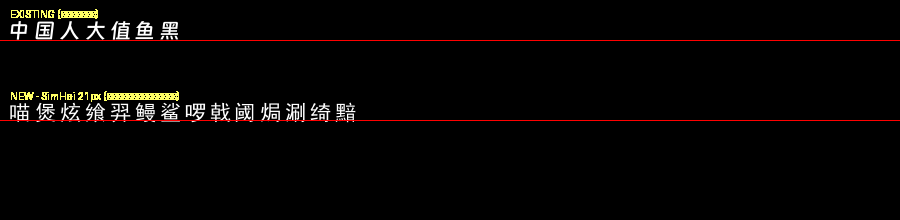

Write the Python code that produced this figure.
import re
from PIL import Image, ImageDraw, ImageFont

YY = r'd:\gameProject\FVM-Reborn-mod\fonts\font_yuan\font_yuan.yy'
PNG = r'd:\gameProject\FVM-Reborn-mod\fonts\font_yuan\font_yuan.png'
FP = r'C:\Windows\Fonts\simhei.ttf'

orig = Image.open(PNG).convert('RGBA')
yy = open(YY, encoding='utf-8').read()

# existing glyph lookup
existing = {}
for m in re.finditer(r'"(\d+)":\{"character":\d+,"h":(\d+),"offset":(-?\d+),"shift":(\d+),"w":(\d+),"x":(\d+),"y":(\d+),', yy):
    existing[int(m.group(1))] = dict(h=int(m.group(2)), shift=int(m.group(4)), w=int(m.group(5)), x=int(m.group(6)), y=int(m.group(7)))

CELL_H = 28
BASELINE = 24
font = ImageFont.truetype(FP, 21)

def render_new(ch):
    tmp = Image.new('L', (64, 64), 0)
    d = ImageDraw.Draw(tmp)
    X, Y = 8, 40
    d.text((X, Y), ch, font=font, fill=255, anchor='ls')
    bb = tmp.getbbox()
    ink = tmp.crop((bb[0], bb[1], bb[2], bb[3]))
    above = Y - bb[1]
    return ink, above, bb[3]-Y

def paste_glyph(canvas, ink_rgba, x, top_in_cell):
    canvas.paste(ink_rgba, (x, top_in_cell), ink_rgba)

W = 900
H = 220
canvas = Image.new('RGBA', (W, H), (0, 0, 0, 0))
draw = ImageDraw.Draw(canvas)

# row 1: existing glyphs (baseline at y=40)
y_base1 = 40
x = 10
for ch in '中国人大值鱼黑':
    g = existing.get(ord(ch))
    if not g:
        continue
    crop = orig.crop((g['x'], g['y'], g['x']+g['w'], g['y']+g['h']))
    canvas.paste(crop, (x, y_base1 - BASELINE), crop)
    x += g['shift'] + 4

# row 2: new glyphs (baseline at y=120)
y_base2 = 120
x = 10
for ch in '喵煲炫飨羿鳗鲨啰戟阈焗涮绮黯':
    ink, above, below = render_new(ch)
    rgba = Image.new('RGBA', ink.size, (255, 255, 255, 255))
    rgba.putalpha(ink)
    canvas.paste(rgba, (x, y_base2 - above), rgba)
    x += 21 + 4

# baseline + labels
draw = ImageDraw.Draw(canvas)
draw.line([(0, y_base1), (W, y_base1)], fill=(255,0,0,200), width=1)
draw.line([(0, y_base2), (W, y_base2)], fill=(255,0,0,200), width=1)
draw.text((10, 8), 'EXISTING (中国人大值鱼黑)', fill=(255,255,100,255))
draw.text((10, 90), 'NEW - SimHei 21px (喵煲炫飨羿鳗鲨啰戟阈焗涮绮黯)', fill=(255,255,100,255))

canvas.convert('RGB').save(r'd:\gameProject\FVM-Reborn-mod\.codex-tmp\preview.png')
print('saved preview.png')
